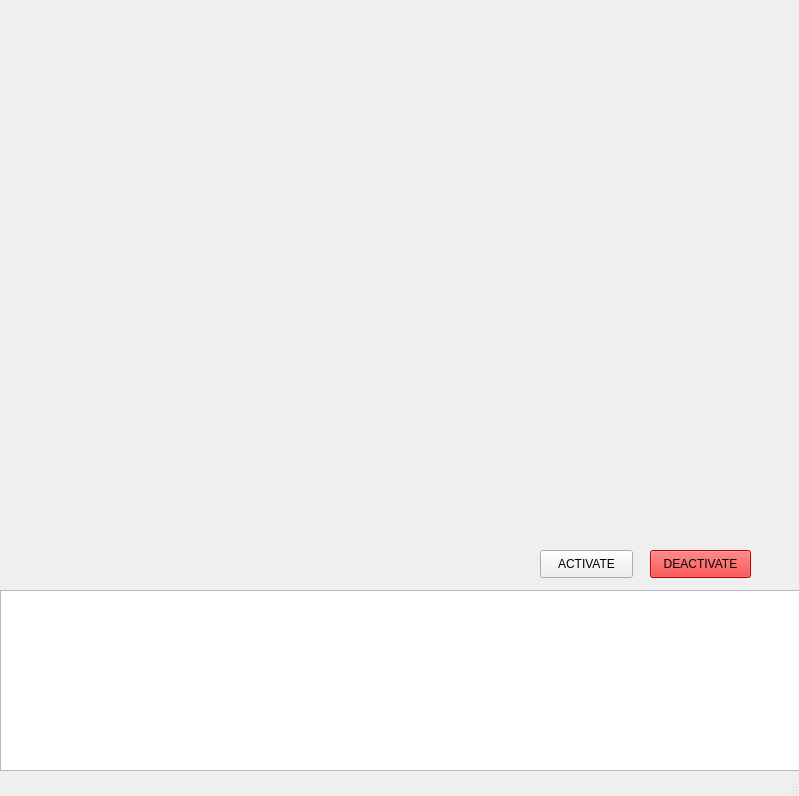
<?xml version="1.0" encoding="UTF-8"?>
<ui version="4.0">
 <class>MainWindow</class>
 <widget class="QMainWindow" name="MainWindow">
  <property name="geometry">
   <rect>
    <x>0</x>
    <y>0</y>
    <width>799</width>
    <height>796</height>
   </rect>
  </property>
  <property name="windowTitle">
   <string>MainWindow</string>
  </property>
  <widget class="QWidget" name="centralwidget">
   <widget class="QLabel" name="label">
    <property name="geometry">
     <rect>
      <x>0</x>
      <y>-10</y>
      <width>801</width>
      <height>611</height>
     </rect>
    </property>
    <property name="styleSheet">
     <string notr="true">boarderradius:none</string>
    </property>
    <property name="text">
     <string/>
    </property>
    <property name="pixmap">
     <pixmap>../f2.gif</pixmap>
    </property>
   </widget>
   <widget class="QPushButton" name="pushButton">
    <property name="geometry">
     <rect>
      <x>540</x>
      <y>550</y>
      <width>93</width>
      <height>28</height>
     </rect>
    </property>
    <property name="styleSheet">
     <string notr="true">font: 75 9pt &quot;MS Shell Dlg 2&quot;;
border-color: rgb(255, 255, 255);
border-color: rgb(0, 0, 0);</string>
    </property>
    <property name="text">
     <string>ACTIVATE</string>
    </property>
   </widget>
   <widget class="QPushButton" name="pushButton_2">
    <property name="geometry">
     <rect>
      <x>650</x>
      <y>550</y>
      <width>101</width>
      <height>28</height>
     </rect>
    </property>
    <property name="styleSheet">
     <string notr="true">font: 75 9pt &quot;MS Shell Dlg 2&quot;;
border-color: rgb(0, 0, 0);
background-color: rgb(255, 0, 0);</string>
    </property>
    <property name="text">
     <string>DEACTIVATE</string>
    </property>
   </widget>
   <widget class="QLabel" name="label_3">
    <property name="geometry">
     <rect>
      <x>20</x>
      <y>10</y>
      <width>300</width>
      <height>221</height>
     </rect>
    </property>
    <property name="text">
     <string/>
    </property>
    <property name="pixmap">
     <pixmap>../new-piskel-31.gif</pixmap>
    </property>
   </widget>
   <widget class="QTextBrowser" name="textBrowser">
    <property name="geometry">
     <rect>
      <x>0</x>
      <y>590</y>
      <width>801</width>
      <height>181</height>
     </rect>
    </property>
   </widget>
  </widget>
  <widget class="QStatusBar" name="statusbar"/>
 </widget>
 <resources/>
 <connections/>
</ui>
